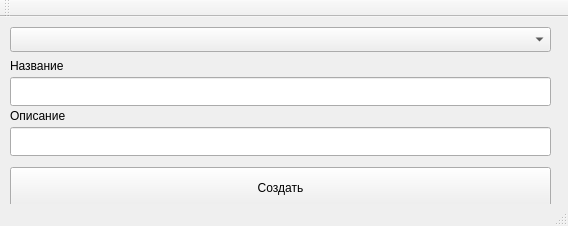
<?xml version="1.0" encoding="UTF-8"?>
<ui version="4.0">
 <class>CMainWindow</class>
 <widget class="QMainWindow" name="CMainWindow">
  <property name="geometry">
   <rect>
    <x>0</x>
    <y>0</y>
    <width>568</width>
    <height>226</height>
   </rect>
  </property>
  <property name="windowTitle">
   <string>Template Creater</string>
  </property>
  <widget class="QWidget" name="centralWidget">
   <widget class="QPushButton" name="CPushButton_Create">
    <property name="geometry">
     <rect>
      <x>10</x>
      <y>150</y>
      <width>541</width>
      <height>41</height>
     </rect>
    </property>
    <property name="text">
     <string>Создать</string>
    </property>
   </widget>
   <widget class="QComboBox" name="CComboBox_Type">
    <property name="geometry">
     <rect>
      <x>10</x>
      <y>10</y>
      <width>541</width>
      <height>25</height>
     </rect>
    </property>
   </widget>
   <widget class="QLineEdit" name="CLineEdit_Name">
    <property name="geometry">
     <rect>
      <x>10</x>
      <y>60</y>
      <width>541</width>
      <height>29</height>
     </rect>
    </property>
   </widget>
   <widget class="QLineEdit" name="CLineEdit_Description">
    <property name="geometry">
     <rect>
      <x>10</x>
      <y>110</y>
      <width>541</width>
      <height>29</height>
     </rect>
    </property>
   </widget>
   <widget class="QLabel" name="label">
    <property name="geometry">
     <rect>
      <x>10</x>
      <y>40</y>
      <width>531</width>
      <height>17</height>
     </rect>
    </property>
    <property name="text">
     <string>Название</string>
    </property>
   </widget>
   <widget class="QLabel" name="label_2">
    <property name="geometry">
     <rect>
      <x>10</x>
      <y>90</y>
      <width>531</width>
      <height>17</height>
     </rect>
    </property>
    <property name="text">
     <string>Описание</string>
    </property>
   </widget>
  </widget>
  <widget class="QToolBar" name="mainToolBar">
   <attribute name="toolBarArea">
    <enum>TopToolBarArea</enum>
   </attribute>
   <attribute name="toolBarBreak">
    <bool>false</bool>
   </attribute>
  </widget>
  <widget class="QStatusBar" name="statusBar"/>
 </widget>
 <layoutdefault spacing="6" margin="11"/>
 <resources/>
 <connections/>
</ui>
